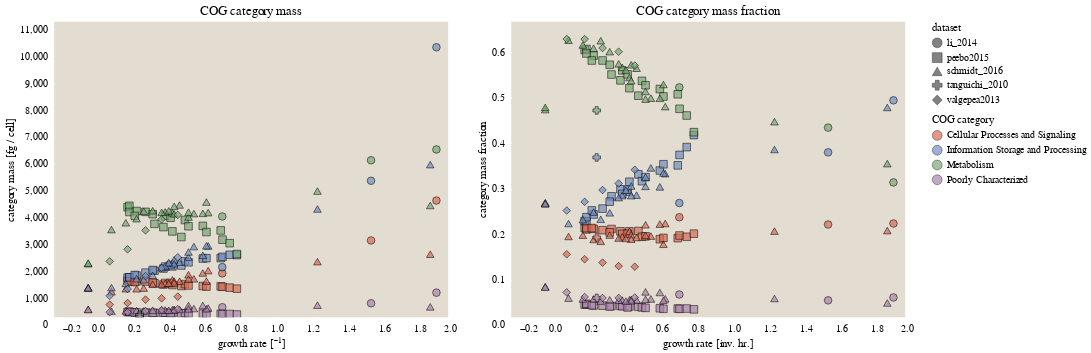

Notebook code cell kept with this figure:
### Code cell
chart

### Figure 1 — Vega-Lite specification as saved in the notebook (floating-point values rounded to 4 significant figures; data arrays with more than 128 entries replaced by an {"elided": "..."} marker saying what was removed)
{"$schema": "https://vega.github.io/schema/vega-lite/v3.4.0.json", "config": {"axis": {"domainColor": null, "grid": false, "labelFont": "Lucida Sans", "tickColor": "white", "tickOffset": 8, "tickWidth": 1.5, "ticks": true, "titleFont": "Lucida Sans", "titleFontWeight": 400}, "background": "white", "group": {"fill": "#E3DCD0"}, "legend": {"labelFont": "Lucida Sans", "titleFont": "Lucida Sans", "titleFontWeight": 400}, "mark": {"stroke": "black", "strokeWidth": 0.5}, "range": {"category": ["#D56C55", "#738FC1", "#7AA974", "#AB85AC", "#7E9D90", "#905426", "#EAC264"]}, "title": {"anchor": "middle", "font": "Lucida Sans", "fontWeight": 400}, "view": {"fill": "#E3DCD0", "height": 300, "strokeWidth": 0, "width": 400}}, "data": {"name": "data-2c296ac9deeecc55a98251d6bdef5cee"}, "datasets": {"data-2c296ac9deeecc55a98251d6bdef5cee": {"elided": "208 records"}}, "hconcat": [{"encoding": {"fill": {"field": "cog_category", "legend": {"title": "COG category"}, "type": "nominal"}, "shape": {"field": "dataset", "type": "ordinal"}, "stroke": {"value": "black"}, "strokeWidth": {"value": 0.75}, "tooltip": [{"field": "dataset", "type": "nominal"}, {"field": "condition", "type": "nominal"}, {"field": "growth_rate_hr", "type": "quantitative"}, {"field": "cog_category", "type": "nominal"}], "x": {"axis": {"title": "growth rate [⁻¹]"}, "field": "growth_rate_hr", "type": "quantitative"}, "y": {"axis": {"title": "category mass [fg / cell]"}, "field": "category_mass", "type": "quantitative"}}, "height": 300, "mark": {"size": 60, "type": "point"}, "selection": {"selector013": {"bind": "scales", "encodings": ["x", "y"], "type": "interval"}}, "title": "COG category mass", "width": 400}, {"encoding": {"fill": {"field": "cog_category", "legend": {"title": "COG category"}, "type": "nominal"}, "shape": {"field": "dataset", "type": "ordinal"}, "stroke": {"value": "black"}, "strokeWidth": {"value": 0.75}, "tooltip": [{"field": "dataset", "type": "nominal"}, {"field": "condition", "type": "nominal"}, {"field": "growth_rate_hr", "type": "quantitative"}, {"field": "cog_category", "type": "nominal"}], "x": {"axis": {"title": "growth rate [inv. hr.]"}, "field": "growth_rate_hr", "type": "quantitative"}, "y": {"axis": {"title": "category mass fraction"}, "field": "category_frac_mass", "type": "quantitative"}}, "height": 300, "mark": {"size": 60, "type": "point"}, "selection": {"selector014": {"bind": "scales", "encodings": ["x", "y"], "type": "interval"}}, "title": "COG category mass fraction", "width": 400}]}
